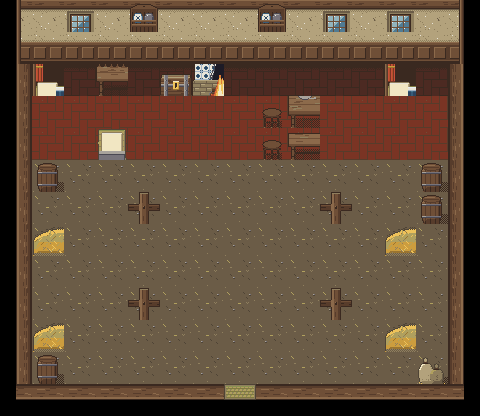

Below is a game level as drawn by its tile map, then a one-line description and the .tmx file that defines it, in full:
An orthogonal 15x13 tile map with 32x32 px tiles, 2 tile layers (ground, furniture).

<map version="1.10" tiledversion="1.12.0" orientation="orthogonal" renderorder="right-down" width="15" height="13" tilewidth="32" tileheight="32" infinite="0" nextlayerid="3" nextobjectid="1">
 <tileset firstgid="1" source="../interior.tsx" />
 <layer id="1" name="ground" width="15" height="13">
  <data encoding="csv">
13,11,11,11,11,11,11,11,11,11,11,11,11,11,15,
14,12,12,12,12,12,12,12,12,12,12,12,12,12,16,
5,2,2,2,2,2,2,2,2,2,2,2,2,2,6,
5,1,1,1,1,1,1,1,1,1,1,1,1,1,6,
5,1,1,1,1,1,1,1,1,1,1,1,1,1,6,
5,3,3,3,3,3,3,3,3,3,3,3,3,3,6,
5,3,3,3,3,3,3,3,3,3,3,3,3,3,6,
5,3,3,3,3,3,3,3,3,3,3,3,3,3,6,
5,3,3,3,3,3,3,3,3,3,3,3,3,3,6,
5,3,3,3,3,3,3,3,3,3,3,3,3,3,6,
5,3,3,3,3,3,3,3,3,3,3,3,3,3,6,
5,3,3,3,3,3,3,3,3,3,3,3,3,3,6,
8,7,7,7,7,7,7,10,7,7,7,7,7,7,9
</data>
 </layer>
 <layer id="2" name="furniture" width="15" height="13">
  <data encoding="csv">
0,0,22,0,31,0,0,0,31,0,22,0,22,0,0,
0,0,0,0,0,0,0,0,0,0,0,0,0,0,0,
0,24,0,32,0,20,21,0,0,0,0,0,24,0,0,
0,0,0,0,0,0,0,0,19,18,0,0,0,0,0,
0,0,0,23,0,0,0,0,19,25,0,0,0,0,0,
0,28,0,0,0,0,0,0,0,0,0,0,0,28,0,
0,0,0,0,26,0,0,0,0,0,26,0,0,28,0,
0,27,0,0,0,0,0,0,0,0,0,0,27,0,0,
0,0,0,0,0,0,0,0,0,0,0,0,0,0,0,
0,0,0,0,26,0,0,0,0,0,26,0,0,0,0,
0,27,0,0,0,0,0,0,0,0,0,0,27,0,0,
0,28,0,0,0,0,0,0,0,0,0,0,0,29,0,
0,0,0,0,0,0,0,0,0,0,0,0,0,0,0
</data>
 </layer>
</map>
